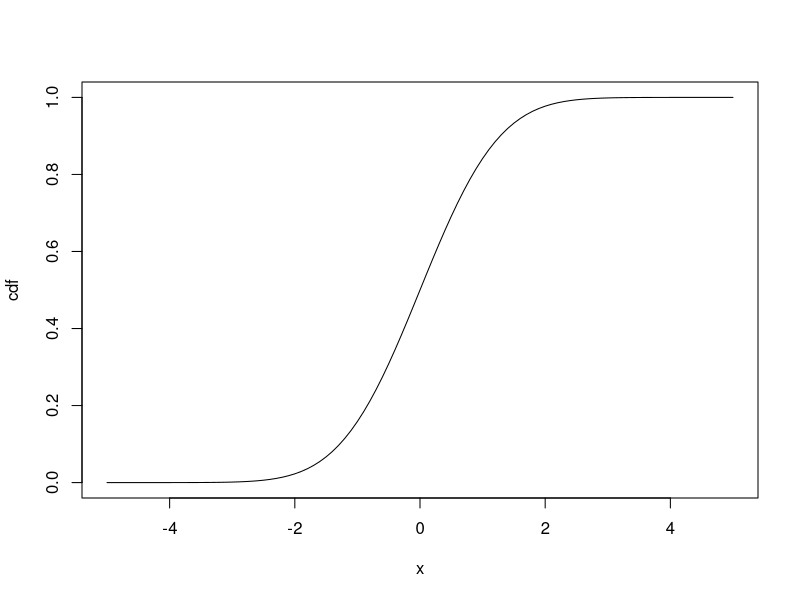
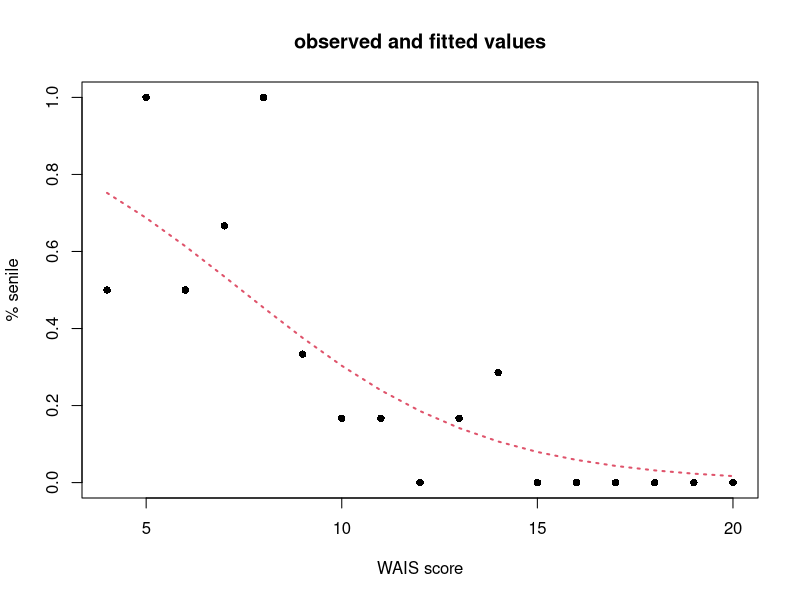

Generate these figures, in order, with R:
## ---- chunk 1
knitr::opts_chunk$set(echo = TRUE)
require(dplyr)
require(knitr)
require(tidyr)
options(scipen=999)
## ---- chunk 2
x <- seq(-5,5, 0.1)
cdf <- pnorm(x, mean=0, sd=1)
plot(cdf~x, type="l")
## ---- chunk 3
data(Titanic)
tit_data <- data.frame(Titanic)
tits_data <- 
tit_data %>%  
  arrange( Class, Sex, Age, Survived) %>% 
  spread( ., key = Survived, value = Freq) %>% 
  rename( Died = No, Survived = Yes) %>% 
  mutate( pct.died = Died/(Died+Survived))

kable(tits_data)

response <- cbind( tits_data$Died, tits_data$Survived)

Class <- glm( response ~ Class, family = binomial(link = "logit"), data = tits_data )
summary(Class)
Sex <- glm( response ~ Sex, family = binomial(link = "logit"), data = tits_data )
summary(Sex)
Class_and_Sex <- glm( response ~ Sex + Class, family = binomial(link = "logit"), data = tits_data )
summary(Class_and_Sex) 
Class_Sex_and_interaction <- glm( response ~ Sex + Class + Sex*Class, family = binomial(link = "logit"), data = tits_data )
summary(Class_Sex_and_interaction) 
Age <- glm( response ~ Age, family = binomial(link = "logit"), data = tits_data )
summary(Age)
Age_Sex_Class <- glm( response ~ Age + Sex + Class, family = binomial(link = "logit"), data = tits_data )
summary(Age_Sex_Class)

## ---- chunk 4

## ---- chunk 5
senile_data <- 
  data_frame(
x = c( 9, 13, 6, 8, 10, 4, 14, 8, 11, 7, 9,
    7, 5, 14, 13, 16, 10, 12, 11, 14, 15, 18,
    7, 16, 9, 9, 11, 13, 15, 13, 10, 11, 6,
    17, 14, 19, 9, 11, 14, 10, 16, 10, 16, 14,
    13, 13, 9, 15, 10, 11, 12, 4, 14, 20 ),
s = c( rep(1, 14), rep(0, 40) )
  )
senile_data %>% head()

freq_data <- senile_data %>% 
  group_by(x) %>% 
  summarise( num_senile = sum(s),
             num_in_grp = n() ) %>% 
  mutate( pct.senile = num_senile/num_in_grp)

freq_data %>% kable()  # there are 17 distinct groups ("covariate patterns")

y <- cbind(freq_data$num_senile, freq_data$num_in_grp - freq_data$num_senile)

logit_model <- glm( y ~ freq_data$x, family = binomial(link = "logit"))

summary(logit_model)

plot( y = freq_data$pct.senile,
      x = freq_data$x,
      ylab = "% senile",
      xlab = "WAIS score",
      pch = 16,
      main = "observed and fitted values")

lines( y = fitted.values(logit_model),
       x = freq_data$x,
       lty=3, col=2, lwd=2 )
